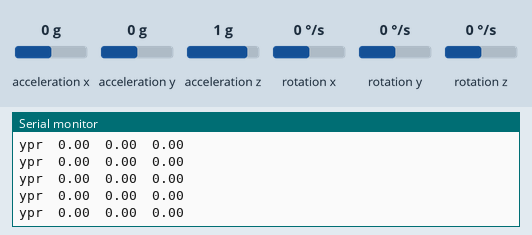
Recording of a sketch running on a simulated Arduino Uno, built with avr-gcc and run on an emulated ATmega328P. Parts: the last lines printed to the serial monitor. The test bench sets the inputs (shaded band); at power-on: acceleration x 0 g, acceleration y 0 g, acceleration z 1 g, rotation z 0 °/s, rotation x 0 °/s, rotation y 0 °/s.

Above: at 1.7 s.
1.8 s: acceleration x set to -1.4 g
At 2.8 s:
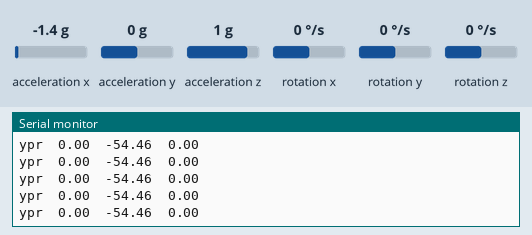
3.3 s: acceleration x set to 0.8 g
At 4.3 s:
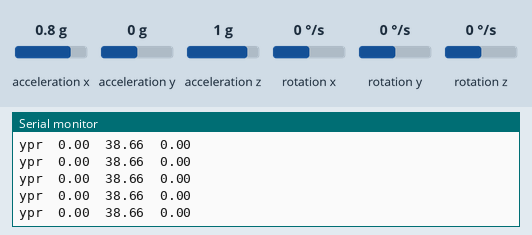
6.3 s: acceleration y set to -1.4 g
At 6.9 s:
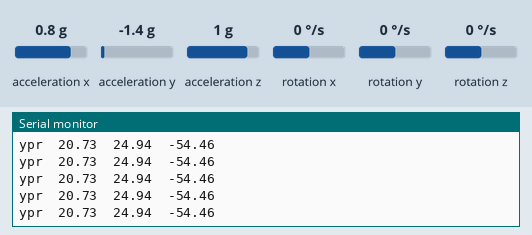
7.8 s: acceleration z set to -1.4 g
At 8.9 s:
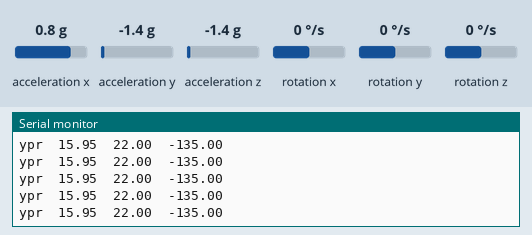
9.3 s: rotation z set to -192 °/s
At 10.4 s:
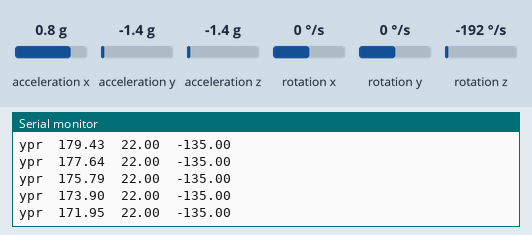
10.8 s: acceleration y set to 0.8 g
At 11.5 s:
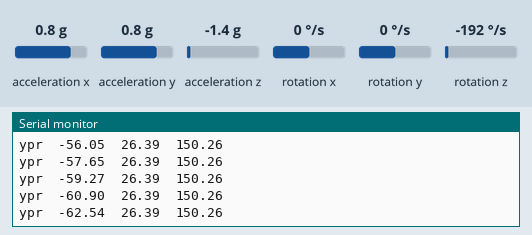
Timing chart, 0 to 13.8 s (numbered marks = the images above; inputs shaded):
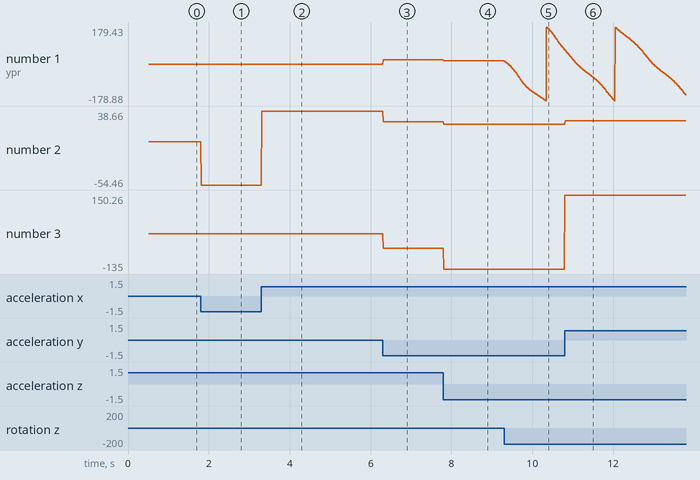

Measured:
- after the input at 1.8 s, the serial monitor: prints a new line at once (image 1)
- after the input at 3.3 s, the serial monitor: prints a new line at once (image 2)
- after the input at 6.3 s, the serial monitor: prints a new line at once (image 3)
- after the input at 7.8 s, the serial monitor: prints a new line at once (image 4)
- after the input at 9.3 s, the serial monitor: prints a new line at once (image 5)
- plotted number 1: 0 → 20.73 after the input at 6.3 s, 20.73 → 15.95 after the input at 7.8 s, 15.95 → 71.55 after the input at 9.3 s
- plotted number 2: 0 → -54.46 after the input at 1.8 s, -54.46 → 38.66 after the input at 3.3 s, 38.66 → 24.94 after the input at 6.3 s, 24.94 → 22 after the input at 7.8 s
- plotted number 3: 0 → -54.46 after the input at 6.3 s, -54.46 → -135 after the input at 7.8 s

The sketch:

imu_no_int.ino
```cpp
#include "I2Cdev.h"
#include "MPU6050_6Axis_MotionApps20.h"
#include "Wire.h"
MPU6050 mpu;
uint16_t packetSize;
uint16_t fifoCount;
uint8_t fifoBuffer[64];
Quaternion q;
VectorFloat gravity;
float ypr[3];

void setup() {

    Wire.begin();
    TWBR = 24;
    mpu.initialize();
    mpu.dmpInitialize();
    mpu.setXAccelOffset(-1343);
    mpu.setYAccelOffset(-1155);
    mpu.setZAccelOffset(1033);
    mpu.setXGyroOffset(19);
    mpu.setYGyroOffset(-27);
    mpu.setZGyroOffset(16);
    mpu.setDMPEnabled(true);
    packetSize = mpu.dmpGetFIFOPacketSize();
    fifoCount = mpu.getFIFOCount();

    Serial.begin(115200);

}

void loop() {

    while (fifoCount < packetSize) {

        //insert here your code


        fifoCount = mpu.getFIFOCount();

    }

    if (fifoCount == 1024) {

        mpu.resetFIFO();
        Serial.println(F("FIFO overflow!"));

    }
    else{

      if (fifoCount % packetSize != 0) {

          mpu.resetFIFO();

    }
        else{

            while (fifoCount >= packetSize) {

                mpu.getFIFOBytes(fifoBuffer,packetSize);
                fifoCount -= packetSize;

            }

            mpu.dmpGetQuaternion(&q,fifoBuffer);
            mpu.dmpGetGravity(&gravity,&q);
            mpu.dmpGetYawPitchRoll(ypr,&q,&gravity);

            Serial.print("ypr\t");
            Serial.print(ypr[0]*180/PI);
            Serial.print("\t");
            Serial.print(ypr[1]*180/PI);
            Serial.print("\t");
            Serial.print(ypr[2]*180/PI);
            Serial.println();

    }

    }

}
```
